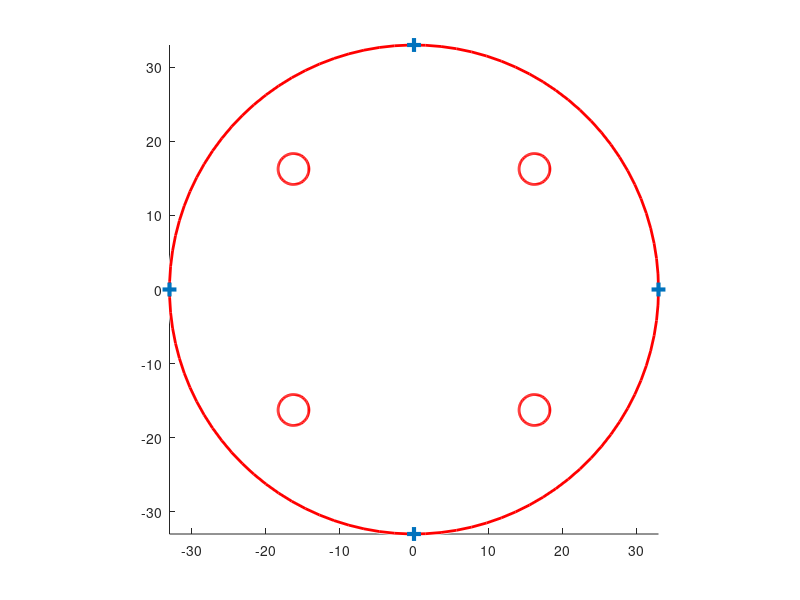

Recreate this plot in MATLAB.
function work_2022_01_04_phantomCoords()
% Find distance from transducers to rods in silicone phantom


% TODO these are both approximate:
rTx = 33;	% millimeters, Transducer distance (radius) from center of phantom
rRodCtr = 23; % millimeters, Rod hole center radius from center of phantom

rod_diam =	4.1656; % diameter of phantom rods; APPROXIMATE TODO MEASURE! assuming 8-32" hole size for now...
rod_radius = rod_diam / 2;


% Polar Coordinates [r, theta] with r = mm and theta = radians
%
% Matlab convention for polar coordinates is [theta, rho]
%	theta = angle (radians, range=[-pi, pi])
%	rho = radius
%
% Use [theta,rho] = cart2pol(x,y)
% and [x,y] = pol2cart(theta,rho)
%	to convert polar <-> cartesian
%
% Convention: theta=0 is transducer #1 (with transducers centered between rods)
% and +theta = counterclocwise, looking down at the top.
%

Tx1 = [0,     rTx];
Tx2 = [pi/2,  rTx];
Tx3 = [pi,    rTx];
Tx4 = [-pi/2, rTx];

rod1 = [   pi/4, rRodCtr];
rod2 = [ 3*pi/4, rRodCtr];
rod3 = [-3*pi/4, rRodCtr];
rod4 = [  -pi/4, rRodCtr];


% Tx1 to rod1:
d_tx1_rod1 = polarDist(Tx1, rod1);

% Tx1 to rod2:
d_tx1_rod2 = polarDist(Tx1, rod2);

% the near/far rod distances should be the same for each transducer by symmetry
% TODO use this to test everything
% TODO also assuming perfect angles/rotation on the phantom...


fprintf('\n\n')
fprintf('Phantom Distances:\n')
fprintf('Tx1 to rod1 distance: %f (mm)\n', d_tx1_rod1)
fprintf('   (less rod radius): %f (mm)\n', d_tx1_rod1 - rod_radius)

fprintf('\n\n')

fprintf('Tx1 to rod2 distance: %f (mm)\n', d_tx1_rod2)
fprintf('   (less rod radius): %f (mm)\n', d_tx1_rod2 - rod_radius)
fprintf('\n\n')

pol2cart_vec(rod1)

% plot:
figure;
viscircles([0, 0], rTx);	% phantom boundary
hold on
viscircles(pol2cart_vec(rod1), rod_radius);
viscircles(pol2cart_vec(rod2), rod_radius);
viscircles(pol2cart_vec(rod3), rod_radius);
viscircles(pol2cart_vec(rod4), rod_radius);

transducers = [pol2cart_vec(Tx1); pol2cart_vec(Tx2); pol2cart_vec(Tx3); pol2cart_vec(Tx4)];
plot(transducers(:, 1), transducers(:, 2), '+', 'MarkerSize', 10, 'LineWidth', 3)

axis square tight



end


function c = pol2cart_vec(p)
% Wrwapper for pol2cart tha takes a vector as input.
%	p = [theta, radius] vector

	[x, y] = pol2cart(p(1), p(2));
	c = [x, y];
	
end


function d = polarDist(p1, p2)
% Return Euclidean distance of 2 points in polar coordinates
%
%	d is in the same units as the radius of the points.

	%d = norm(pol2cart(p1(1), p1(2)) - pol2cart(p2(1), p2(2)));
	d = norm(pol2cart_vec(p1) - pol2cart_vec(p2));

end
